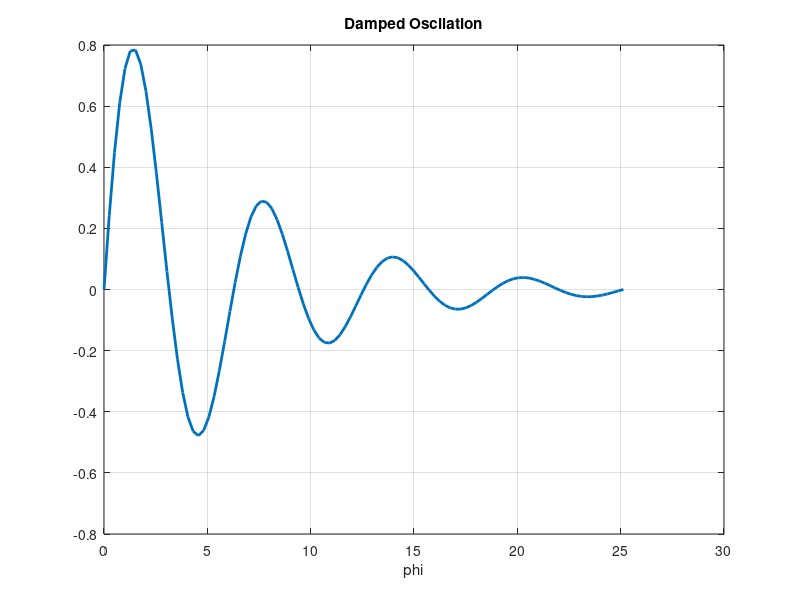

This figure's MATLAB source:
## Simple plot

## Line plot of a damped oscilation with a modified line color
## and line width. 

phi = linspace (0, 8*pi);
plot (phi, exp (-phi/(2*pi)) .* sin (phi), "LineWidth", 2);
title ("Damped Oscilation");
xlabel ("phi")
grid on
